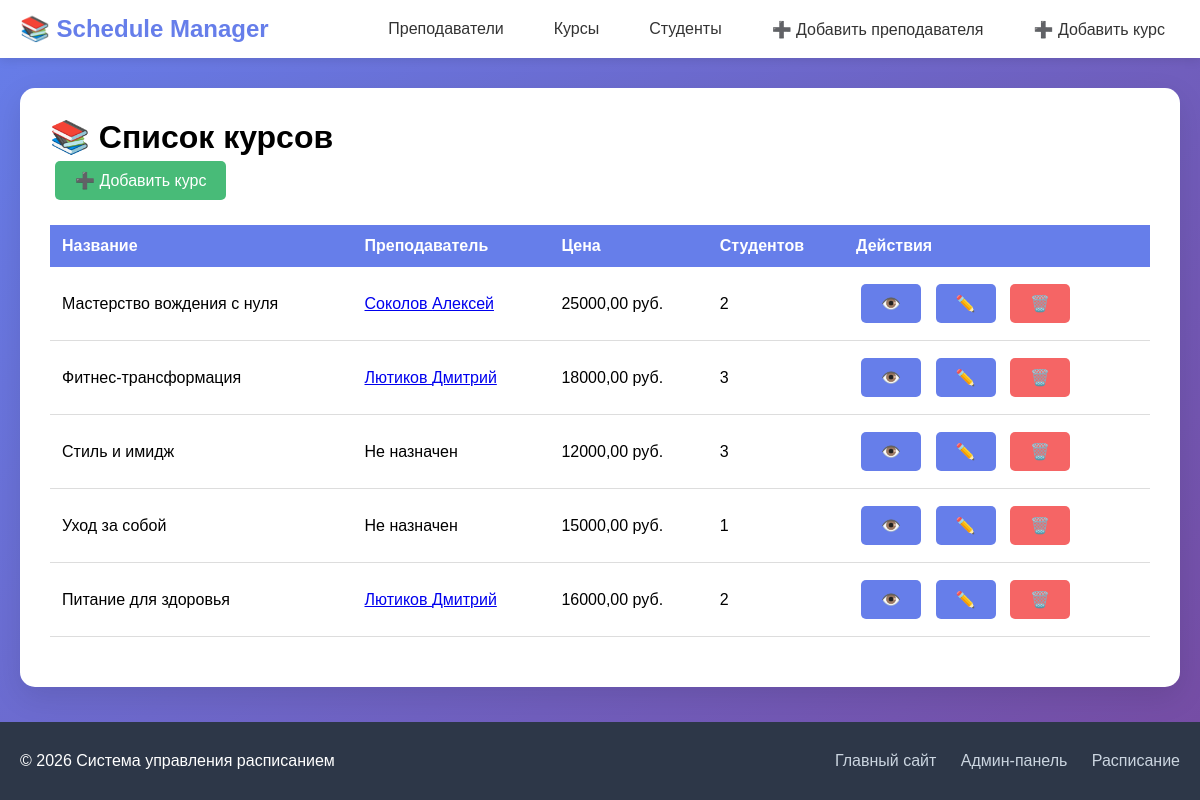
The page /schedule/courses/ on the database as committed earlier.
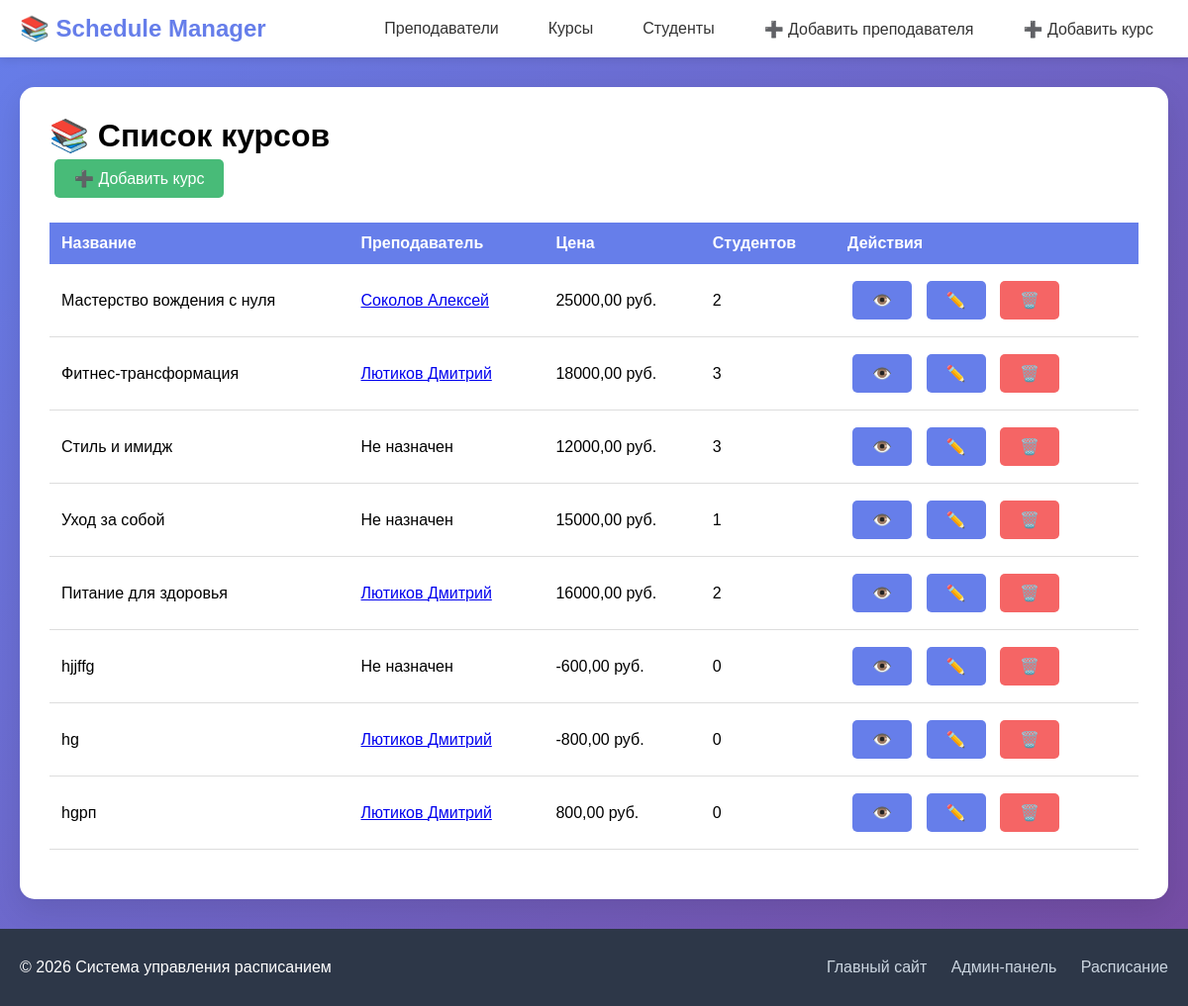
The same page on the database as committed later.
### schedule/models.py (models this page shows, shortened)
class Course(models.Model):
    title = models.CharField(
        max_length=200,
        unique=True,
        verbose_name="Название",
        help_text="Уникальное название курса"
    )
    teacher = models.ForeignKey(
        Teacher,
        on_delete=models.SET_NULL,
        null=True,
        blank=True,
        related_name='courses'
    )
    price = models.DecimalField(
        max_digits=10,
        decimal_places=2,
        validators=[MinValueValidator(0)],
        verbose_name="Цена (руб)"
    )
    level = models.CharField(
        max_length=50,
        choices=[
            ('beginner', 'Начинающий'),
            ('intermediate', 'Средний'),
            ('advanced', 'Продвинутый'),
            ('expert', 'Эксперт'),
        ],
        default='beginner',
        verbose_name="Уровень сложности"
    )
    duration_hours = models.IntegerField(
        default=40,
        validators=[MinValueValidator(1), MaxValueValidator(500)],
        verbose_name="Длительность (часов)"
    )
    max_students = models.IntegerField(
        default=30,
        validators=[MinValueValidator(1), MaxValueValidator(100)],
        verbose_name="Максимум студентов"
    )
    is_active = models.BooleanField(
        default=True,
        verbose_name="Курс активен"
    )
    class Meta:
        verbose_name = "Курс"
        verbose_name_plural = "Курсы"

class Teacher(models.Model):
    first_name = models.CharField(
        max_length=50,
        verbose_name="Имя",
        validators=[validate_russian_name],
        help_text="Только русские буквы"
    )
    last_name = models.CharField(
        max_length=50,
        verbose_name="Фамилия",
        validators=[validate_russian_name],
        help_text="Только русские буквы"
    )
    email = models.EmailField(
        unique=True,
        verbose_name="Email",
        help_text="example@school.ru"
    )
    phone = models.CharField(
        max_length=20,
        blank=True,
        null=True,
        verbose_name="Телефон",
        validators=[validate_phone_number],
        help_text="Формат: +7 123 456-78-90"
    )
    specialization = models.CharField(
        max_length=200,
        verbose_name="Специализация",
        help_text="Например: Программирование, Математика"
    )
    experience_years = models.IntegerField(
        verbose_name="Стаж (лет)",
        default=0,
        validators=[validate_experience_years, MinValueValidator(0), MaxValueValidator(50)],
        help_text="От 0 до 50 лет"
    )
    hire_date = models.DateField(
        verbose_name="Дата найма",
        null=True,
        blank=True
    )
    is_active = models.BooleanField(
        default=True,
        verbose_name="Активен"
    )
    degree = models.CharField(
        max_length=100,
        choices=[
            ('bachelor', 'Бакалавр'),
            ('master', 'Магистр'),
            ('phd', 'Кандидат наук'),
            ('doctor', 'Доктор наук'),
            ('professor', 'Профессор'),
        ],
        default='master',
        verbose_name="Ученая степень"
    )
    rating = models.DecimalField(
        max_digits=3,
        decimal_places=2,
        default=0,
        validators=[MinValueValidator(0), MaxValueValidator(5)],
        verbose_name="Рейтинг (0-5)"
    )
    salary = models.DecimalField(
        max_digits=10,
        decimal_places=2,
        default=0,
        validators=[MinValueValidator(0)],
        verbose_name="Зарплата (руб)"
    )
    class Meta:
        verbose_name = "Преподаватель"
        verbose_name_plural = "Преподаватели"
        ordering = ['last_name', 'first_name']

### schedule/views.py (the view)
# urls.py: path('courses/', views.course_list, name='course_list'),
def course_list(request):
    courses = Course.objects.all()
    return render(request, 'schedule/course_list.html', {'courses': courses})

### schedule/templates/schedule/course_list.html
{% extends 'schedule/base.html' %}
{% block content %}
<h1>📚 Список курсов</h1>
<a href="/schedule/courses/create/" class="btn btn-success">➕ Добавить курс</a>
<table>
    <thead>
        <tr>
            <th>Название</th>
            <th>Преподаватель</th>
            <th>Цена</th>
            <th>Студентов</th>
            <th>Действия</th>
        </tr>
    </thead>
    <tbody>
        {% for course in courses %}
        <tr>
            <td>{{ course.title }}</td>
            <td>
                {% if course.teacher %}
                    <a href="/schedule/teachers/{{ course.teacher.id }}/">
                        {{ course.teacher.last_name }} {{ course.teacher.first_name }}
                    </a>
                {% else %}
                    Не назначен
                {% endif %}
            </td>
            <td>{{ course.price }} руб.</td>
            <td>{{ course.students.count }}</td>
            <td>
                <a href="/schedule/courses/{{ course.id }}/" class="btn">👁️</a>
                <a href="/schedule/courses/{{ course.id }}/update/" class="btn">✏️</a>
                <a href="/schedule/courses/{{ course.id }}/delete/" class="btn btn-danger" onclick="return confirm('Удалить курс?')">🗑️</a>
            </td>
        </tr>
        {% empty %}
        <tr>
            <td colspan="5" style="text-align: center;">Нет курсов</td>
        </tr>
        {% endfor %}
    </tbody>
</table>
{% endblock %}

Rows that differ between the two databases and show on the page:
added Course: title "hjjffg", shows "Не назначен", price "-600,00", students.count "0"
added Course: title "hg", teacher.last_name "Лютиков", teacher.first_name "Дмитрий", price "-800,00", students.count "0"
added Course: title "hgрп", teacher.last_name "Лютиков", teacher.first_name "Дмитрий", price "800,00", students.count "0"
